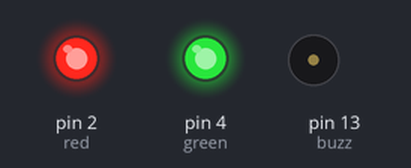
Bench run of a sketch on a simulated Arduino Uno, built with avr-gcc and run on an emulated ATmega328P. Shown: output pins drawn as LEDs (lit = HIGH), buzzer (waves = sounding, pin HIGH).

Above: at 0.5 s.
At 3.5 s:
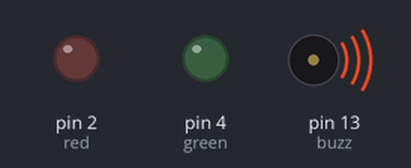
Timing chart, 0 to 4.6 s (numbered marks = the images above):
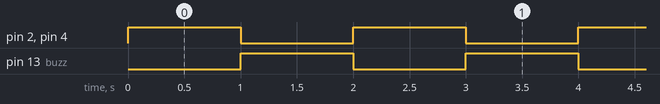

Measured:
- by itself, pin 2 (red), pin 4 (green), pin 13 (buzz): alternates HIGH for 1.0 s and LOW for 1.0 s

The sketch:

LEDs_and_Buzzer-Test.ino
```cpp
#define green 4
#define red 2
#define buzz 13

void setup() {
  // put your setup code here, to run once:
  pinMode(green, OUTPUT);
  pinMode(red, OUTPUT);
  pinMode(buzz, OUTPUT);
}

void loop() {
  // put your main code here, to run repeatedly:
  digitalWrite(green, 1);
  digitalWrite(red, 1);
  digitalWrite(buzz, 0);
  delay(1000);
  digitalWrite(green, 0);
  digitalWrite(red, 0);
  digitalWrite(buzz, 1);
  delay(1000);
}
```
